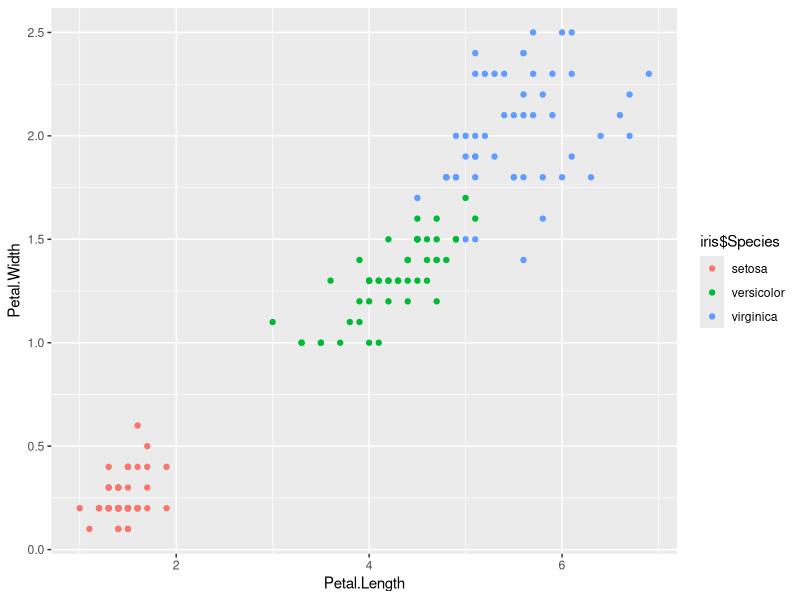
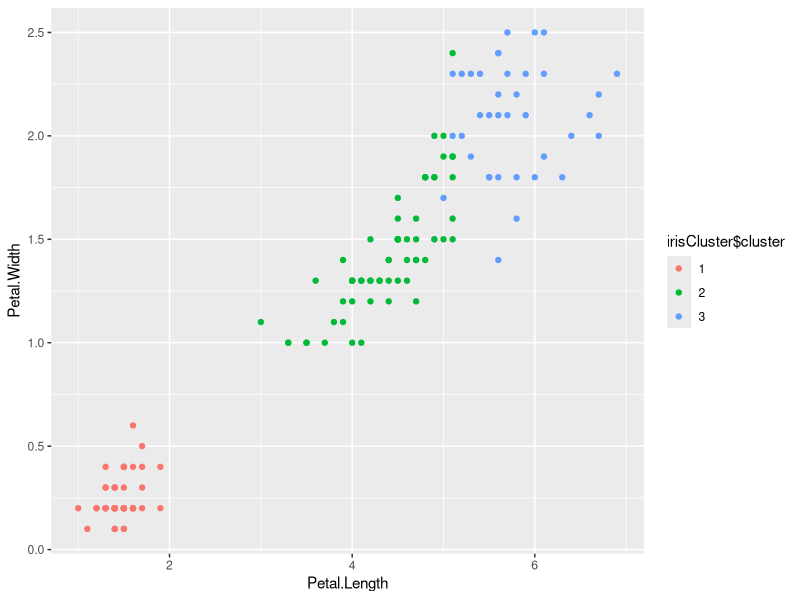

Source code (R) for these figures, in order:
library(datasets)
head(iris)

library(ggplot2)
ggplot(iris, aes(Petal.Length, Petal.Width, color = iris$Species)) + geom_point()

set.seed(20)
irisCluster <- kmeans(iris[, -5], 3, nstart = 20)
irisCluster



table(irisCluster$cluster, iris$Species)


irisCluster$cluster <- as.factor(irisCluster$cluster)
ggplot(iris, aes(Petal.Length, Petal.Width, color = irisCluster$cluster)) + geom_point()


